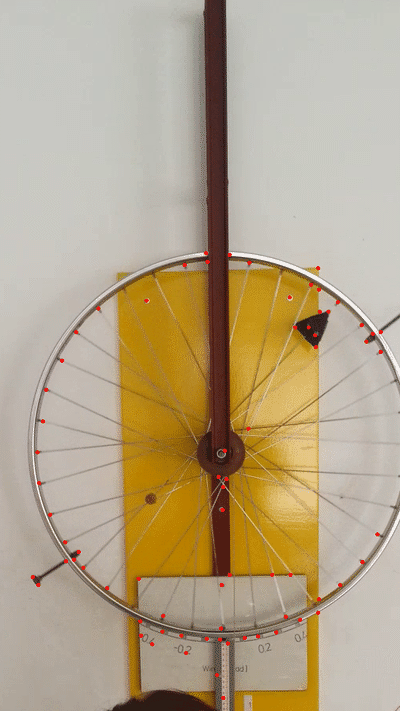
%> input picture kbGaw.gif, 400 x 711 px
$ octave main.m   (GNU Octave 9; MATLAB toolbox functions it lacks are replaced by stand-ins)
%> lines starting %> are read from the running program, lines starting %| are printed output that depends on the picture
%% Find rotation of wheel between frames
% http://stackoverflow.com/questions/24086130/how-to-detect-the-rotation-angle-of-coordinates-in-an-image/24086922#24086922
run('vlfeat-0.9.18/toolbox/vl_setup.m')
%> (this line was passed over: vl_setup is not available in this run)
addpath('ransac');
[frames, cmap] = imread('kbGaw.gif');
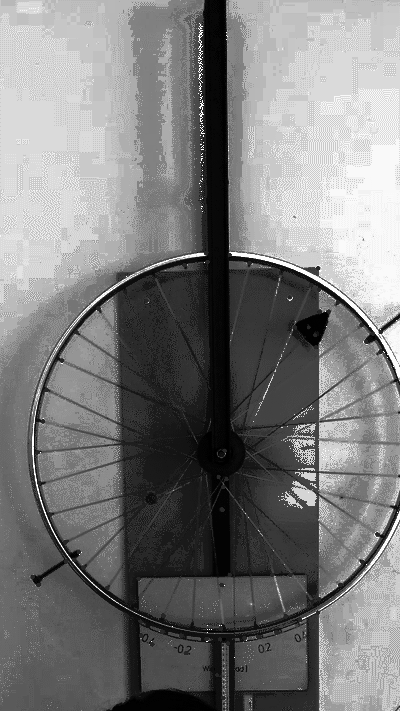
%> frames: size 711x400 uint8; min 0, max 255, mean 123.9
%> cmap = 256 rows, first 12: [0.192 0.0902 0.0667; 0.224 0.153 0.149; 0.173 0.11 0.0824; 0.31 0.11 0.0706; 0.286 0.145 0.11; 0.333 0.153 0.11; 0.341 0.188 0.0667; 0.267 0.149 0.141; 0.29 0.165 0.153; 0.341 0.169 0.145; 0.314 0.216 0.184; 0.408 0.208 0.11]

[w, h, ~, n] = size(frames);
%> w = 711; h = 400; n = 1
grayframes = single(zeros(w, h, n));
for i=1:size(frames, 4)
    % Convert indexed image to grayscale through RGB.
    rgb = ind2rgb(frames(:,:,:,i), cmap);
    grayframes(:,:,i) = single(rgb2gray(rgb));
end
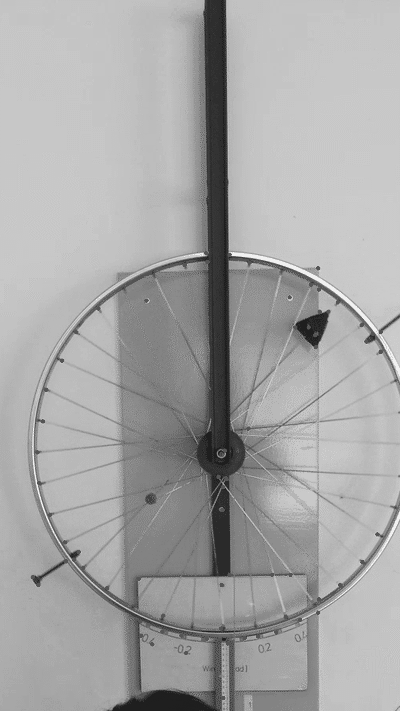
%> grayframes: size 711x400 single; min 0.118, max 0.948, mean 0.655

% Find matching keypoints between frames
%> (the run ends here)
